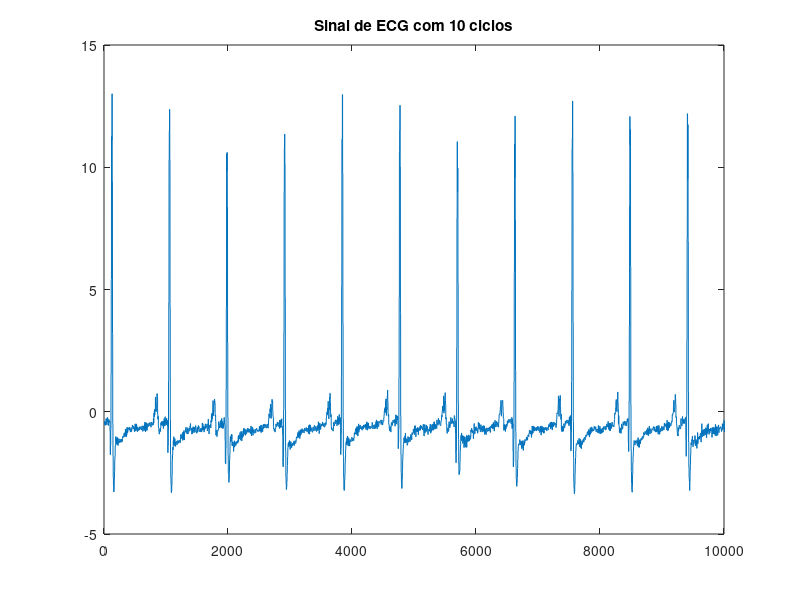
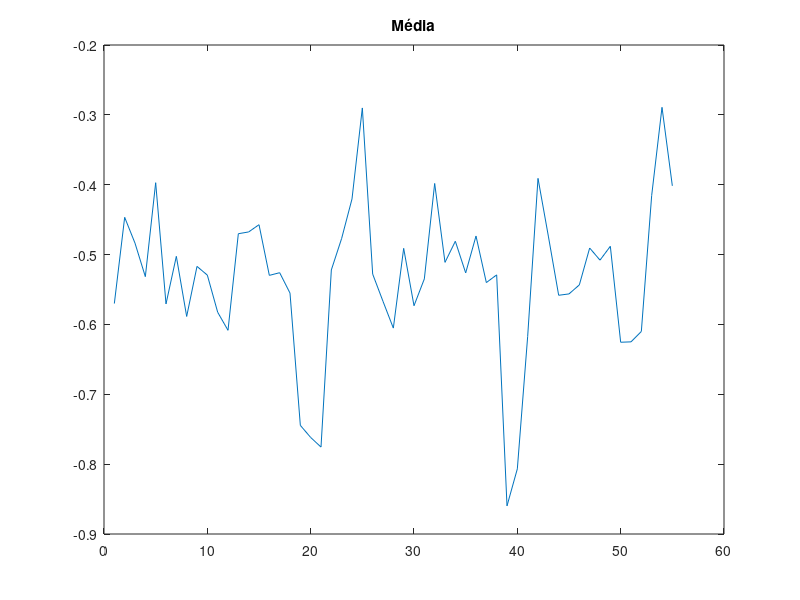
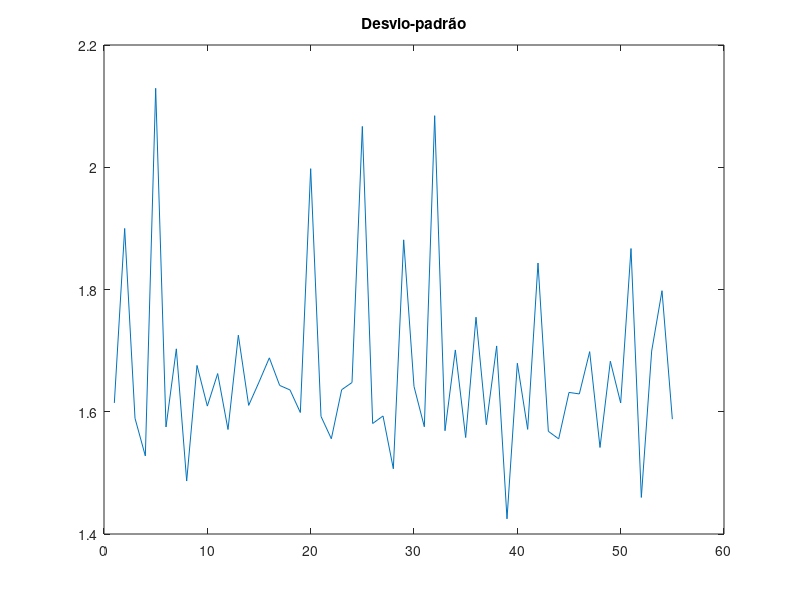
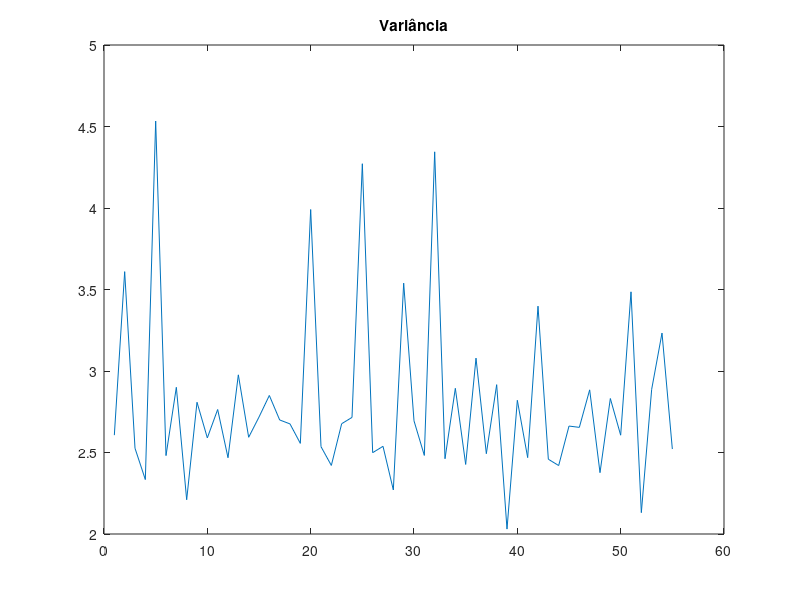

The MATLAB script that drew these images, in order:
clear all;
% Dependencia: pacote signal
%pkg install -forge signal;
pkg load signal;

%carrega arquivo e plota o sinal (cerca de 10 ciclos)
ecg = load('ECG.txt');
plot(ecg);
title ("Sinal de ECG com 10 ciclos");
axis([0 10000 -5 15]);

figure;

[peaks, index] = findpeaks(ecg, 'DoubleSided', 'MinPeakHeight', 10);

for i=4:4:length(peaks)-4
  media(i/4) = mean(ecg(index(i):index(i+4)));
  desvio(i/4) = std(ecg(index(i):index(i+4)));
  variancia(i/4) = desvio(i/4)*desvio(i/4);
end

plot(media);
title ("Média");

figure;

plot(desvio);
title ("Desvio-padrão");

figure;
plot(variancia);
title ("Variância");